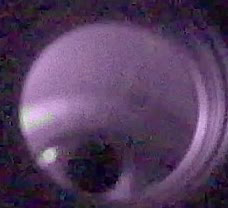
#> input picture frame 23 of OBJ 2 - RECOLECCION DE DATOS/DATOS/U2/18-10-24_12-17-17_VIDEO_OJO_UX.avi, 228 x 208 px, given in place of video_umbralizado.avi, which was not available
$ python centro-masking.py
#> lines starting #> are read from the running program, lines starting #| are printed output that depends on the picture; after the words box and inside, x2 and y2 are one past the last pixel; in counts of white or black regions, pixels touching at a corner belong together; pictures that were not available may be replaced by others from this repository, and a replacement may not be noted
import cv2
import numpy as np

# Ruta del video
original_video = "18-10-24_12-44-17_VIDEO_OJO_UX.avi"
video_path = "video_umbralizado.avi"
output_path = "video_circular_mask.avi"

# Cargar el video
cap = cv2.VideoCapture(video_path)
if not cap.isOpened():
    print("Error: No se pudo abrir el video.")
    exit()

# Obtener las propiedades del video
frame_width = int(cap.get(cv2.CAP_PROP_FRAME_WIDTH))
frame_height = int(cap.get(cv2.CAP_PROP_FRAME_HEIGHT))
fps = int(cap.get(cv2.CAP_PROP_FPS))
fourcc = cv2.VideoWriter_fourcc(*'XVID')

# Crear el objeto para guardar el video procesado
out = cv2.VideoWriter(output_path, fourcc, fps, (frame_width, frame_height))

# Parámetro para el diámetro del círculo de la máscara
circle_diameter = 50
circle_radius = circle_diameter // 2

while True:
    ret, frame = cap.read()
#> frame is the input picture: shape (208, 228, 3); mean B, G, R 95.1, 62.3, 86.1
    if not ret:
        print("Fin del video o error al leer fotogramas.")
        break

    # Convertir a escala de grises (por si no lo está)
    gray_frame = cv2.cvtColor(frame, cv2.COLOR_BGR2GRAY)
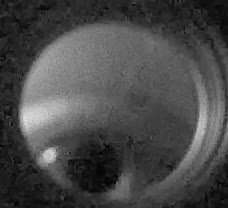
#> gray_frame: shape (208, 228); min 0, max 227, mean 73.1

    # Invertir los valores de la imagen para que el objeto oscuro sea brillante
    inverted_frame = cv2.bitwise_not(gray_frame)
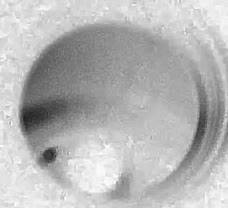
#> inverted_frame: shape (208, 228); min 28, max 255, mean 181.9

    # Calcular el centroide basado en la intensidad invertida
    height, width = inverted_frame.shape
#> height = 208; width = 228
    total_intensity = np.sum(inverted_frame)
#> total_intensity = 8628100

    if total_intensity > 0:  # Evitar división por cero
        # Crear matrices de coordenadas (x, y)
        y_indices, x_indices = np.indices((height, width))
        center_x = int(np.sum(x_indices * inverted_frame) / total_intensity)
#> center_x = 113
        center_y = int(np.sum(y_indices * inverted_frame) / total_intensity)
#> center_y = 104
    else:
        center_x, center_y = width // 2, height // 2  # Centro geométrico si no hay intensidad

    # Crear una máscara circular basada en el centroide
    mask = np.zeros((height, width), dtype=np.uint8)
    cv2.circle(mask, (center_x, center_y), circle_radius, 255, -1)  # Círculo blanco en el centro
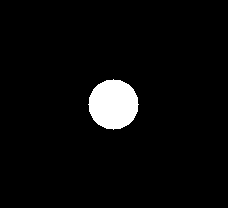
#> mask: shape (208, 228); 4.1% white; 1 white region, box (x1, y1, x2, y2) and area: (88, 79, 139, 130) 1961

    # Aplicar la máscara al fotograma original
    masked_frame = cv2.bitwise_and(frame, frame, mask=mask)
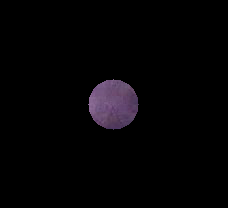
#> masked_frame: shape (208, 228, 3); mean B, G, R 4.7, 3.2, 4.3

    # Convertir las áreas negras fuera del círculo a blanco
    white_background = np.full_like(frame, 255)
    final_frame = np.where(mask[:, :, None] == 0, white_background, masked_frame)
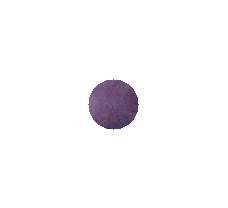
#> final_frame: shape (208, 228, 3); mean B, G, R 249.1, 247.6, 248.7

    # Mostrar y guardar el fotograma procesado
    cv2.imshow("Video con Máscara Circular", final_frame)
    out.write(final_frame)

    # Presiona 'q' para salir
    if cv2.waitKey(30) == ord('q'):
#> (key q is pressed here)
        break

# Liberar recursos
cap.release()
out.release()
cv2.destroyAllWindows()

print(f"Video con máscara circular guardado en: {output_path}")

$ run again, starting later in the video
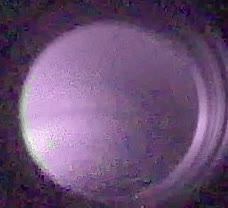
#> input picture frame 105 of OBJ 2 - RECOLECCION DE DATOS/DATOS/U2/18-10-24_12-17-17_VIDEO_OJO_UX.avi, 228 x 208 px, given in place of video_umbralizado.avi, which was not available
#> frame is the input picture: shape (208, 228, 3); mean B, G, R 116.3, 80.2, 107.6
#> total_intensity = 7710910
#> center_x = 116
#> center_y = 101
#> `cv2.circle(mask, (center_x, center_y), circle_radius, 255, -1)`:
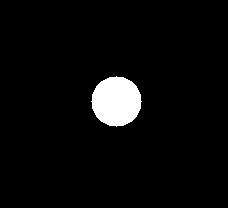
#> mask: shape (208, 228); 4.1% white; 1 white region, box (x1, y1, x2, y2) and area: (91, 76, 142, 127) 1961
#> `final_frame = np.where(mask[:, :, None] == 0, white_background, masked..`:
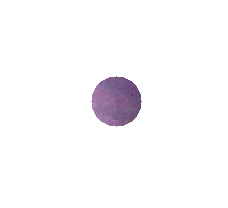
#> final_frame: shape (208, 228, 3); mean B, G, R 250.3, 248.5, 249.8

$ run again, starting later in the video
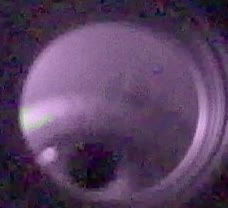
#> input picture frame 188 of OBJ 2 - RECOLECCION DE DATOS/DATOS/U2/18-10-24_12-17-17_VIDEO_OJO_UX.avi, 228 x 208 px, given in place of video_umbralizado.avi, which was not available
#> frame is the input picture: shape (208, 228, 3); mean B, G, R 98.3, 64.8, 89.7
#> `gray_frame = cv2.cvtColor(frame, cv2.COLOR_BGR2GRAY)`:
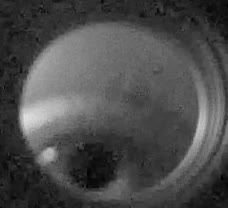
#> gray_frame: shape (208, 228); min 2, max 226, mean 76
#> `inverted_frame = cv2.bitwise_not(gray_frame)`:
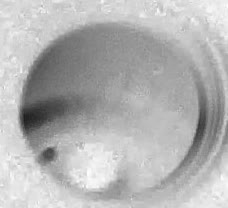
#> inverted_frame: shape (208, 228); min 29, max 253, mean 179
#> total_intensity = 8490274
#> center_x = 113
#> center_y = 104
#> mask: shape (208, 228); 4.1% white; 1 white region, box (x1, y1, x2, y2) and area: (88, 79, 139, 130) 1961
